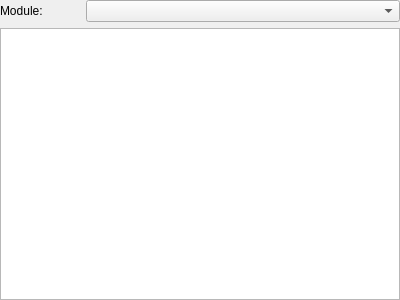
<?xml version="1.0" encoding="UTF-8"?>
<ui version="4.0">
 <class>snowgui::modulesdisplay</class>
 <widget class="QWidget" name="snowgui::modulesdisplay">
  <property name="geometry">
   <rect>
    <x>0</x>
    <y>0</y>
    <width>400</width>
    <height>300</height>
   </rect>
  </property>
  <property name="windowTitle">
   <string>Form</string>
  </property>
  <layout class="QGridLayout" name="gridLayout">
   <property name="leftMargin">
    <number>0</number>
   </property>
   <property name="topMargin">
    <number>0</number>
   </property>
   <property name="rightMargin">
    <number>0</number>
   </property>
   <property name="bottomMargin">
    <number>0</number>
   </property>
   <item row="0" column="1">
    <widget class="QComboBox" name="moduleselectionBox"/>
   </item>
   <item row="0" column="0">
    <widget class="QLabel" name="moduleLabel">
     <property name="minimumSize">
      <size>
       <width>80</width>
       <height>0</height>
      </size>
     </property>
     <property name="maximumSize">
      <size>
       <width>80</width>
       <height>16777215</height>
      </size>
     </property>
     <property name="text">
      <string>Module:</string>
     </property>
    </widget>
   </item>
   <item row="1" column="0" colspan="2">
    <widget class="QListWidget" name="componentList"/>
   </item>
  </layout>
 </widget>
 <resources/>
 <connections/>
</ui>
